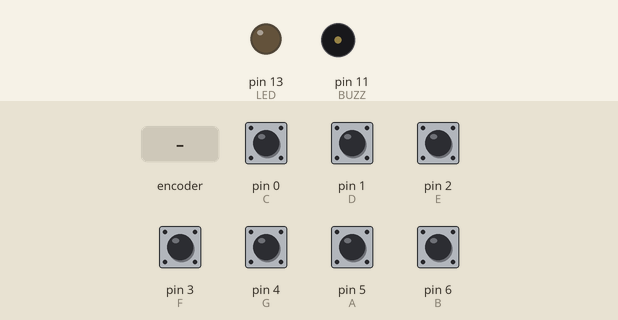
This program was run on a simulated Arduino Uno, built with avr-gcc and run on an emulated ATmega328P. On the bench: output pins drawn as LEDs (lit = HIGH), buzzer (waves = sounding). Dashed ring = blinking. The inputs (shaded band) are chosen by the test bench; at power-on: pin 0 (C), pin 1 (D), pin 2 (E), pin 3 (F), pin 4 (G), pin 5 (A), pin 6 (B) HIGH.

Above: at 1.2 s.
1.3 s: rotary encoder on pin 5 (A) / pin 6 (B) turned 3 steps (first pin leading)
At 1.51 s:
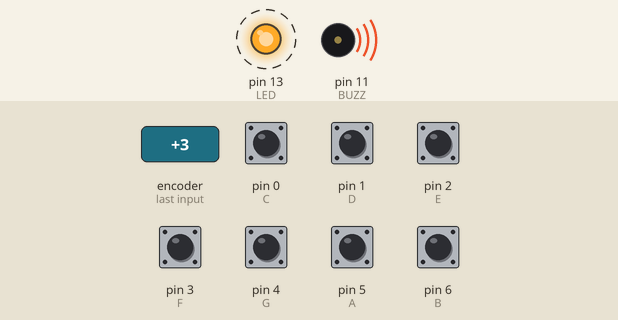
Timing chart, 0 to 4.3 s (numbered marks = the images above; inputs shaded):
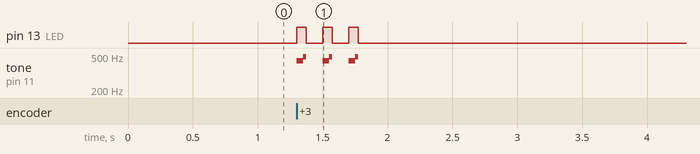

Measured:
- after the input at 1.3 s, pin 13 (LED): alternates HIGH for 0.07 s and LOW for 0.13 s, 6 changes in all, then stays LOW, starting at once; tone on pin 11 (BUZZ): silent → 440 Hz at once, then repeats every 0.20 s: 493 Hz 0.02 s, silent 0.13 s, 440 Hz 0.05 s, until it stays silent from 1.8 s

The program:

main.cpp
```cpp
#include <Arduino.h>

const int C = 0;
const int D = 1;
const int E = 2;
const int F = 3;
const int G = 4;
const int A = 5;
const int B = 6;

const int BUZZ = 11;
const int LED = 13;

void setup() {

  pinMode(LED, OUTPUT);
  pinMode(C, INPUT);
  digitalWrite(C, HIGH);

  pinMode(D, INPUT);
  digitalWrite(D, HIGH);

  pinMode(E, INPUT);
  digitalWrite(E, HIGH);

  pinMode(F, INPUT);
  digitalWrite(F, HIGH);

  pinMode(G, INPUT);
  digitalWrite(G, HIGH);

  pinMode(A, INPUT);
  digitalWrite(A, HIGH);

  pinMode(B, INPUT);
  digitalWrite(B, HIGH);

  digitalWrite(LED, LOW);
}

void loop() {
  while(digitalRead(C) == LOW)
  {
    tone(BUZZ, 262);
    digitalWrite(LED, HIGH);
  }

  while(digitalRead(D) == LOW)
  {
    tone(BUZZ, 294);
    digitalWrite(LED, HIGH);
  }

  while(digitalRead(E) == LOW)
  {
    tone(BUZZ, 330);
    digitalWrite(LED, HIGH);
  }

  while(digitalRead(F) == LOW)
  {
    tone(BUZZ, 342);
    digitalWrite(LED, HIGH);
  }

  while(digitalRead(G) == LOW)
  {
    tone(BUZZ, 392);
    digitalWrite(LED, HIGH);
  }

  while(digitalRead(A) == LOW)
  {
    tone(BUZZ, 440);
    digitalWrite(LED, HIGH);
  }

  while(digitalRead(B) == LOW)
  {
    tone(BUZZ, 493);
    digitalWrite(LED, HIGH);
  }

  noTone(BUZZ);
  digitalWrite(LED, LOW);
}
```
